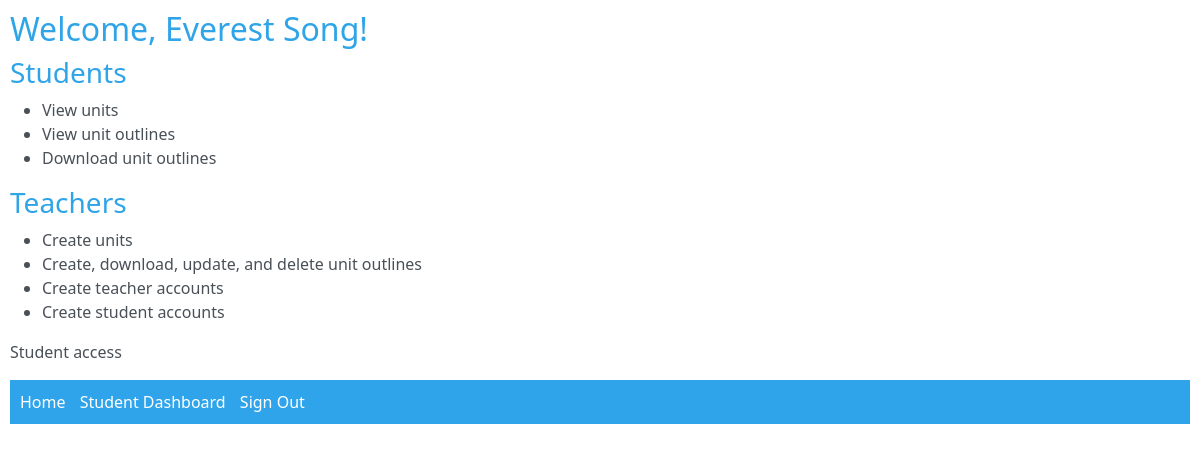
Page /home (signed in) on the committed database.
### Content/models.py (models this page shows, shortened)
class CustomUser(AbstractUser):
    roleChoices = [
        ('Teacher', 'Teacher'),
        ('Student', 'Student'),
    ]
    role = models.CharField(max_length=25, choices=roleChoices)

### Content/views.py (the view)
# urls.py: path('home', Content.views.index, name='home'),
def index(request):
    return render(request, 'Content/index.html')

### Content/templates/Content/index.html (shortened to what this page needs)
{% load static %}
<html>
<head>
    <link rel="stylesheet" type="text/css" href="https://bootswatch.com/5/cerulean/bootstrap.css" />
    <link rel="stylesheet" href="{% static 'css/main.css' %}">
</head>
<body>
    {% if user.is_authenticated %}
    <h2>Welcome, {{ user.first_name }} {{ user.last_name }}!</h2>
    {% else %}
    <h2>Welcome!</h2>
    {% endif %}
    <h3>Students</h3>
    <ul>
        <li>View units</li>
        <li>View unit outlines</li>
        <li>Download unit outlines</li>
    </ul>
    <h3>Teachers</h3>
    <ul>
        <li>Create units</li>
        <li>Create, download, update, and delete unit outlines</li>
        <li>Create teacher accounts</li>
        <li>Create student accounts</li>
    </ul>
    {% if user.is_authenticated %}
    <p>{{ user.role }} access</p>
    {% else %}
    <p>You are not currently signed in. Would you like to <a href="{% url 'signIn' %}">sign in</a>?</p>
    {% endif %}
    {% include 'navbar.html' %}
</body>
</html>

### static/css/main.css (style rules this page uses)
body { margin: 0; padding: 10px; }

### rows in the picture
CustomUser: first_name "Everest", last_name "Song", role "Student"
